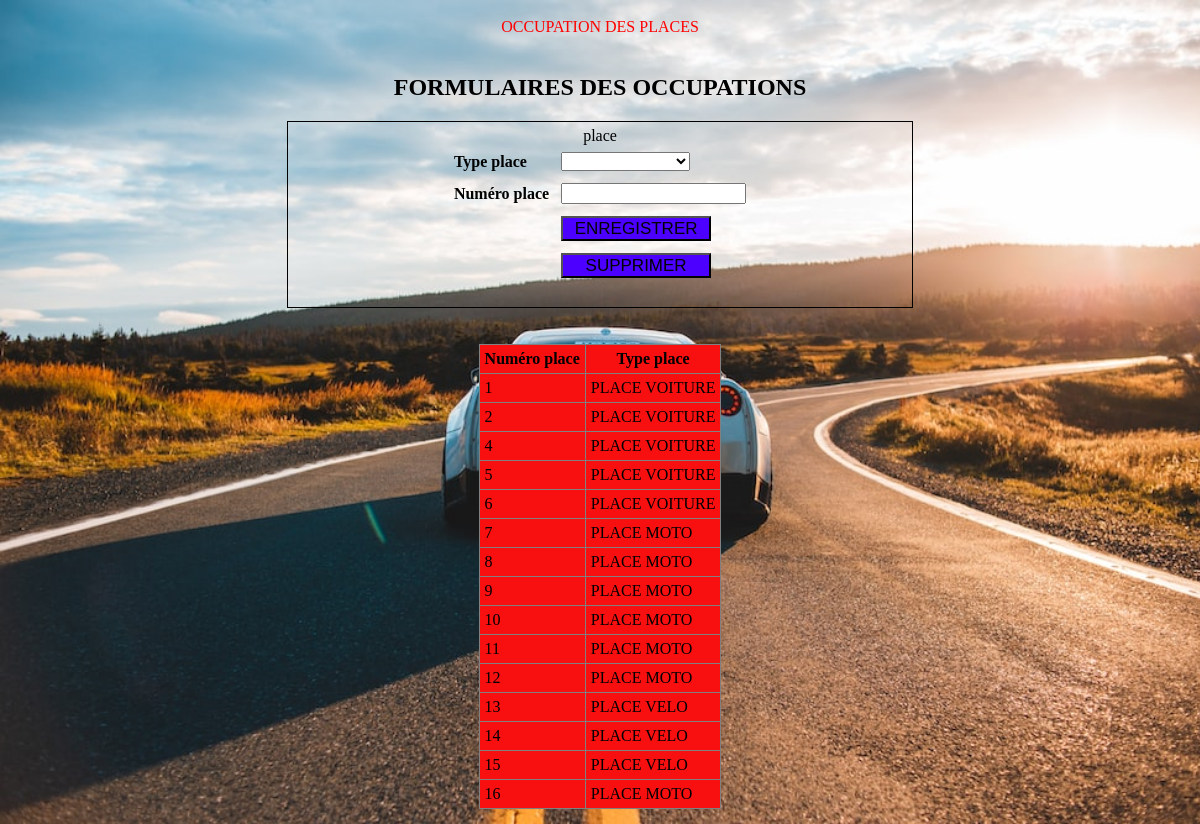
The app's page /parking_gestion/index.php with its own data.
### tables this page shows
CREATE TABLE IF NOT EXISTS `tb_place` (
  `num_place` int(11) NOT NULL,
  `type_place` varchar(30) NOT NULL,
  `disponible` varchar(10) NOT NULL,
  PRIMARY KEY (`num_place`)
);

### parking_gestion/index.php (the view, shortened to what this page needs)
<?php
$servername = "localhost";
$username = "root";
$password = "";
$dbname = "parking_db";
$conn = mysqli_connect($servername, $username, $password, $dbname);
?>
<?php
$type_place=@$_POST["type_place"];
$mess1='';
?>
<!DOCTYPE html>
<html>
<head>
	<link rel="stylesheet" type="text/css" href="mystyle.css">
</head>
<body>
<div align="center">
<br>
<a href="occupation.php"><font color= 'red'>OCCUPATION DES PLACES </font></a><br><br>
<h2> FORMULAIRES DES OCCUPATIONS </h2>
<form action="" method="POST">
<fieldset >
<legende> place </legende>
<table>
<tr><td><b>Type place</b></td><td><select name="type_place" id="type_place"  >
	<option  value="<?php echo $type_place; ?>"><?php echo $type_place; ?></option>
	      <option  value="PLACE VOITURE">PLACE VOITURE</option>
     </select></td></tr>
	 <tr><td><b>Numéro place</b></td><td><input type="text" name="num_place" value=""></td></tr>
<tr><td></td><td><input type="submit" name="benrg" value="ENREGISTRER" class="bouton"></td></tr>
<tr><td></td><td><input type="submit" name="bsupp" value="SUPPRIMER" class="bouton"></td></tr>
<tr><td></td><td><?php echo $mess1;?></td></tr>
</table>
</fieldset>
</form>
<br><br>
<?php
	$rq1=mysqli_query($conn,"select * from tb_place ");
	echo'<table border="1" class="tab"><tr><th>Numéro place</th><th>Type place</th></tr>';
	while($rst=mysqli_fetch_assoc($rq1)){
	        $num=$rst['num_place'];
	        $type=$rst['type_place'];
	         print"<tr>";
	         echo"<td>$num</td>";
	         echo"<td>$type</td>";
	         print"</tr>";
	}
	echo'</table>';
?>
</div>
</body>
</html>

### parking_gestion/mystyle.css (style rules this page uses)
body { margin:0px; padding: 0px; background: url('Voitures.jpg.jpg'); background-size: cover; background-repeat: no-repeat; }
.tab { background-color: rgb(248, 15, 15); border-collapse: collapse; margin-bottom: 15px; }
.tab th,td { padding: 5px; }
.bouton { width: 150px; height: 25px; font-size: 17px; background-color: #4c00ff; }
fieldset { width: 50%; border:1px solid rgb(0, 0, 0); }
a { color: rgb(255, 255, 255); text-decoration: none; }

### records on screen
tb_place: num_place "1", type_place "PLACE VOITURE"
tb_place: num_place "2", type_place "PLACE VOITURE"
tb_place: num_place "4", type_place "PLACE VOITURE"
tb_place: num_place "5", type_place "PLACE VOITURE"
tb_place: num_place "6", type_place "PLACE VOITURE"
tb_place: num_place "7", type_place "PLACE MOTO"
tb_place: num_place "8", type_place "PLACE MOTO"
tb_place: num_place "9", type_place "PLACE MOTO"
tb_place: num_place "10", type_place "PLACE MOTO"
tb_place: num_place "11", type_place "PLACE MOTO"
tb_place: num_place "12", type_place "PLACE MOTO"
tb_place: num_place "13", type_place "PLACE VELO"
tb_place: num_place "14", type_place "PLACE VELO"
tb_place: num_place "15", type_place "PLACE VELO"
tb_place: num_place "16", type_place "PLACE MOTO"
